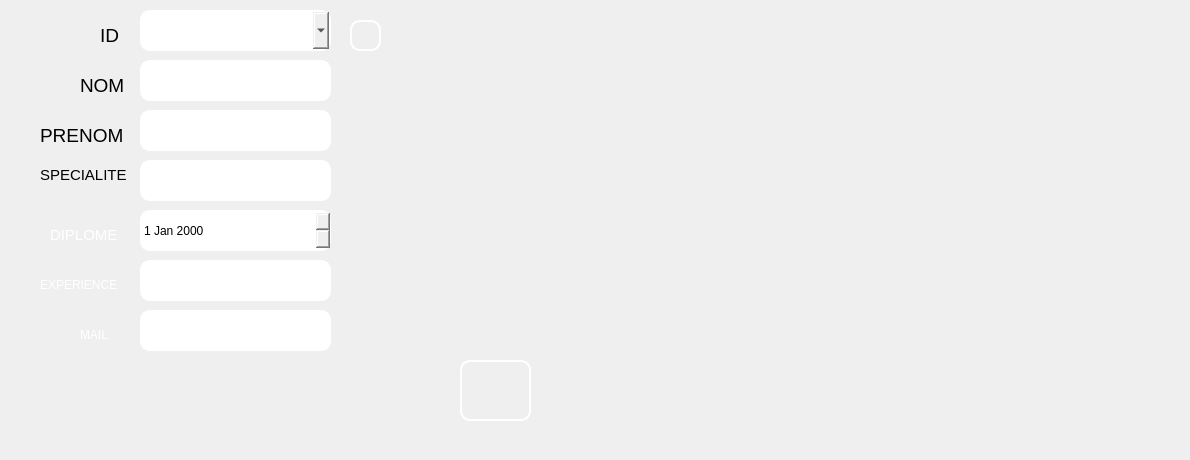
      <widget class="QWidget" name="tab_7">
       <attribute name="title">
        <string>Ajouter</string>
       </attribute>
       <widget class="QLineEdit" name="lineEdit_exp">
        <property name="geometry">
         <rect>
          <x>140</x>
          <y>260</y>
          <width>191</width>
          <height>41</height>
         </rect>
        </property>
        <property name="styleSheet">
         <string notr="true">border-style: solid;
border-color: white;
border-width: 2px;
border-radius: 10px;</string>
        </property>
       </widget>
       <widget class="QLineEdit" name="lineEdit_prenomv">
        <property name="geometry">
         <rect>
          <x>140</x>
          <y>110</y>
          <width>191</width>
          <height>41</height>
         </rect>
        </property>
        <property name="styleSheet">
         <string notr="true">border-style: solid;
border-color: white;
border-width: 2px;
border-radius: 10px;</string>
        </property>
       </widget>
       <widget class="QLineEdit" name="lineEdit_nomv">
        <property name="geometry">
         <rect>
          <x>140</x>
          <y>60</y>
          <width>191</width>
          <height>41</height>
         </rect>
        </property>
        <property name="styleSheet">
         <string notr="true">border-style: solid;
border-color: white;
border-width: 2px;
border-radius: 10px;</string>
        </property>
       </widget>
       <widget class="QPushButton" name="pb_ajouter_veterinaire">
        <property name="geometry">
         <rect>
          <x>460</x>
          <y>360</y>
          <width>71</width>
          <height>61</height>
         </rect>
        </property>
        <property name="styleSheet">
         <string notr="true">border-style: solid;
border-color: white;
border-width: 2px;
border-radius: 10px;
color: rgb(255, 255, 255);
background-image: url(:/img/img/images.png);
</string>
        </property>
        <property name="text">
         <string/>
        </property>
       </widget>
       <widget class="QDateEdit" name="lineEdit_diplome">
        <property name="geometry">
         <rect>
          <x>140</x>
          <y>210</y>
          <width>191</width>
          <height>41</height>
         </rect>
        </property>
        <property name="styleSheet">
         <string notr="true">border-style: solid;
border-color: white;
border-width: 2px;
border-radius: 10px;</string>
        </property>
       </widget>
       <widget class="QLineEdit" name="lineEdit_specialite">
        <property name="geometry">
         <rect>
          <x>140</x>
          <y>160</y>
          <width>191</width>
          <height>41</height>
         </rect>
        </property>
        <property name="styleSheet">
         <string notr="true">border-style: solid;
border-color: white;
border-width: 2px;
border-radius: 10px;</string>
        </property>
       </widget>
       <widget class="QComboBox" name="comboBox">
        <property name="geometry">
         <rect>
          <x>140</x>
          <y>10</y>
          <width>191</width>
          <height>41</height>
         </rect>
        </property>
        <property name="styleSheet">
         <string notr="true">border-style: solid;
border-color: white;
border-width: 2px;
border-radius: 10px;</string>
        </property>
       </widget>
       <widget class="QPushButton" name="pb_confirmer">
        <property name="geometry">
         <rect>
          <x>350</x>
          <y>20</y>
          <width>31</width>
          <height>31</height>
         </rect>
        </property>
        <property name="styleSheet">
         <string notr="true">border-style: solid;
background-image: url(:/img/img/GreenCheck.jpg);
border-color: white;
border-width: 2px;
border-radius: 10px;
color: rgb(255, 255, 255);</string>
        </property>
        <property name="text">
         <string/>
        </property>
       </widget>
       <widget class="QLineEdit" name="lineEdit_mailv">
        <property name="geometry">
         <rect>
          <x>140</x>
          <y>310</y>
          <width>191</width>
          <height>41</height>
         </rect>
        </property>
        <property name="styleSheet">
         <string notr="true">border-style: solid;
border-color: white;
border-width: 2px;
border-radius: 10px;</string>
        </property>
       </widget>
       <widget class="QLabel" name="label_37">
        <property name="enabled">
         <bool>false</bool>
        </property>
        <property name="geometry">
         <rect>
          <x>100</x>
          <y>20</y>
          <width>31</width>
          <height>31</height>
         </rect>
        </property>
        <property name="maximumSize">
         <size>
          <width>94</width>
          <height>76</height>
         </size>
        </property>
        <property name="font">
         <font>
          <family>MS Shell Dlg 2</family>
          <pointsize>11</pointsize>
          <weight>50</weight>
          <italic>false</italic>
          <bold>false</bold>
         </font>
        </property>
        <property name="toolTip">
         <string>&lt;html&gt;&lt;head/&gt;&lt;body&gt;&lt;p&gt;ID&lt;/p&gt;&lt;/body&gt;&lt;/html&gt;</string>
        </property>
        <property name="styleSheet">
         <string notr="true">background-image: url(:/img/img/585e4adacb11b227491c3392.png);

color: rgb(0, 0, 0);
</string>
        </property>
        <property name="text">
         <string>&lt;html&gt;&lt;head/&gt;&lt;body&gt;&lt;p&gt;&lt;span style=&quot; font-size:14pt;&quot;&gt;ID&lt;/span&gt;&lt;/p&gt;&lt;/body&gt;&lt;/html&gt;</string>
        </property>
        <property name="wordWrap">
         <bool>false</bool>
        </property>
       </widget>
       <widget class="QLabel" name="label_53">
        <property name="enabled">
         <bool>false</bool>
        </property>
        <property name="geometry">
         <rect>
          <x>40</x>
          <y>160</y>
          <width>94</width>
          <height>31</height>
         </rect>
        </property>
        <property name="maximumSize">
         <size>
          <width>94</width>
          <height>76</height>
         </size>
        </property>
        <property name="font">
         <font>
          <family>MS Shell Dlg 2</family>
          <pointsize>11</pointsize>
          <weight>50</weight>
          <italic>false</italic>
          <bold>false</bold>
         </font>
        </property>
        <property name="toolTip">
         <string>&lt;html&gt;&lt;head/&gt;&lt;body&gt;&lt;p&gt;ID&lt;/p&gt;&lt;/body&gt;&lt;/html&gt;</string>
        </property>
        <property name="styleSheet">
         <string notr="true">background-image: url(:/img/img/585e4adacb11b227491c3392.png);

color: rgb(0, 0, 0);
</string>
        </property>
        <property name="text">
         <string>&lt;html&gt;&lt;head/&gt;&lt;body&gt;&lt;p&gt;SPECIALITE&lt;/p&gt;&lt;/body&gt;&lt;/html&gt;</string>
        </property>
        <property name="wordWrap">
         <bool>false</bool>
        </property>
       </widget>
       <widget class="QLabel" name="label_52">
        <property name="enabled">
         <bool>false</bool>
        </property>
        <property name="geometry">
         <rect>
          <x>80</x>
          <y>70</y>
          <width>51</width>
          <height>31</height>
         </rect>
        </property>
        <property name="maximumSize">
         <size>
          <width>94</width>
          <height>76</height>
         </size>
        </property>
        <property name="font">
         <font>
          <family>MS Shell Dlg 2</family>
          <pointsize>11</pointsize>
          <weight>50</weight>
          <italic>false</italic>
          <bold>false</bold>
         </font>
        </property>
        <property name="toolTip">
         <string>&lt;html&gt;&lt;head/&gt;&lt;body&gt;&lt;p&gt;ID&lt;/p&gt;&lt;/body&gt;&lt;/html&gt;</string>
        </property>
        <property name="styleSheet">
         <string notr="true">background-image: url(:/img/img/585e4adacb11b227491c3392.png);

color: rgb(0, 0, 0);
</string>
        </property>
        <property name="text">
         <string>&lt;html&gt;&lt;head/&gt;&lt;body&gt;&lt;p&gt;&lt;span style=&quot; font-size:14pt;&quot;&gt;NOM&lt;/span&gt;&lt;/p&gt;&lt;/body&gt;&lt;/html&gt;</string>
        </property>
        <property name="wordWrap">
         <bool>false</bool>
        </property>
       </widget>
       <widget class="QLabel" name="label_51">
        <property name="enabled">
         <bool>false</bool>
        </property>
        <property name="geometry">
         <rect>
          <x>50</x>
          <y>220</y>
          <width>81</width>
          <height>31</height>
         </rect>
        </property>
        <property name="maximumSize">
         <size>
          <width>94</width>
          <height>76</height>
         </size>
        </property>
        <property name="font">
         <font>
          <family>MS Shell Dlg 2</family>
          <pointsize>11</pointsize>
          <weight>50</weight>
          <italic>false</italic>
          <bold>false</bold>
         </font>
        </property>
        <property name="toolTip">
         <string>&lt;html&gt;&lt;head/&gt;&lt;body&gt;&lt;p&gt;ID&lt;/p&gt;&lt;/body&gt;&lt;/html&gt;</string>
        </property>
        <property name="styleSheet">
         <string notr="true">background-image: url(:/img/img/585e4adacb11b227491c3392.png);

color: rgb(255,255,255);
</string>
        </property>
        <property name="text">
         <string>&lt;html&gt;&lt;head/&gt;&lt;body&gt;&lt;p&gt;DIPLOME&lt;/p&gt;&lt;/body&gt;&lt;/html&gt;</string>
        </property>
        <property name="wordWrap">
         <bool>false</bool>
        </property>
       </widget>
       <widget class="QLabel" name="label_38">
        <property name="enabled">
         <bool>false</bool>
        </property>
        <property name="geometry">
         <rect>
          <x>40</x>
          <y>120</y>
          <width>91</width>
          <height>31</height>
         </rect>
        </property>
        <property name="maximumSize">
         <size>
          <width>94</width>
          <height>76</height>
         </size>
        </property>
        <property name="font">
         <font>
          <family>MS Shell Dlg 2</family>
          <pointsize>11</pointsize>
          <weight>50</weight>
          <italic>false</italic>
          <bold>false</bold>
         </font>
        </property>
        <property name="toolTip">
         <string>&lt;html&gt;&lt;head/&gt;&lt;body&gt;&lt;p&gt;ID&lt;/p&gt;&lt;/body&gt;&lt;/html&gt;</string>
        </property>
        <property name="styleSheet">
         <string notr="true">background-image: url(:/img/img/585e4adacb11b227491c3392.png);

color: rgb(0, 0, 0);
</string>
        </property>
        <property name="text">
         <string>&lt;html&gt;&lt;head/&gt;&lt;body&gt;&lt;p&gt;&lt;span style=&quot; font-size:14pt;&quot;&gt;PRENOM&lt;/span&gt;&lt;/p&gt;&lt;/body&gt;&lt;/html&gt;</string>
        </property>
        <property name="wordWrap">
         <bool>false</bool>
        </property>
       </widget>
       <widget class="QLabel" name="label_54">
        <property name="enabled">
         <bool>false</bool>
        </property>
        <property name="geometry">
         <rect>
          <x>40</x>
          <y>270</y>
          <width>94</width>
          <height>31</height>
         </rect>
        </property>
        <property name="maximumSize">
         <size>
          <width>94</width>
          <height>76</height>
         </size>
        </property>
        <property name="font">
         <font>
          <family>MS Shell Dlg 2</family>
          <pointsize>11</pointsize>
          <weight>50</weight>
          <italic>false</italic>
          <bold>false</bold>
         </font>
        </property>
        <property name="toolTip">
         <string>&lt;html&gt;&lt;head/&gt;&lt;body&gt;&lt;p&gt;ID&lt;/p&gt;&lt;/body&gt;&lt;/html&gt;</string>
        </property>
        <property name="styleSheet">
         <string notr="true">background-image: url(:/img/img/585e4adacb11b227491c3392.png);

color: rgb(255,255,255);
</string>
        </property>
        <property name="text">
         <string>&lt;html&gt;&lt;head/&gt;&lt;body&gt;&lt;p&gt;&lt;span style=&quot; font-size:9pt;&quot;&gt;EXPERIENCE&lt;/span&gt;&lt;/p&gt;&lt;/body&gt;&lt;/html&gt;</string>
        </property>
        <property name="wordWrap">
         <bool>false</bool>
        </property>
       </widget>
       <widget class="QLabel" name="label_55">
        <property name="enabled">
         <bool>false</bool>
        </property>
        <property name="geometry">
         <rect>
          <x>80</x>
          <y>320</y>
          <width>41</width>
          <height>31</height>
         </rect>
        </property>
        <property name="maximumSize">
         <size>
          <width>94</width>
          <height>76</height>
         </size>
        </property>
        <property name="font">
         <font>
          <family>MS Shell Dlg 2</family>
          <pointsize>11</pointsize>
          <weight>50</weight>
          <italic>false</italic>
          <bold>false</bold>
         </font>
        </property>
        <property name="toolTip">
         <string>&lt;html&gt;&lt;head/&gt;&lt;body&gt;&lt;p&gt;ID&lt;/p&gt;&lt;/body&gt;&lt;/html&gt;</string>
        </property>
        <property name="styleSheet">
         <string notr="true">background-image: url(:/img/img/585e4adacb11b227491c3392.png);

color: rgb(255,255,255);
</string>
        </property>
        <property name="text">
         <string>&lt;html&gt;&lt;head/&gt;&lt;body&gt;&lt;p&gt;&lt;span style=&quot; font-size:9pt;&quot;&gt;MAIL&lt;/span&gt;&lt;/p&gt;&lt;/body&gt;&lt;/html&gt;</string>
        </property>
        <property name="wordWrap">
         <bool>false</bool>
        </property>
       </widget>
       <widget class="QLabel" name="label_4">
        <property name="geometry">
         <rect>
          <x>810</x>
          <y>380</y>
          <width>371</width>
          <height>71</height>
         </rect>
        </property>
        <property name="styleSheet">
         <string notr="true">background-image: url(:/img/img/logo_original.png);</string>
        </property>
        <property name="text">
         <string/>
        </property>
       </widget>
       <widget class="QLabel" name="label_5">
        <property name="geometry">
         <rect>
          <x>1000</x>
          <y>310</y>
          <width>181</width>
          <height>71</height>
         </rect>
        </property>
        <property name="styleSheet">
         <string notr="true">background-image: url(:/img/img/PRESIDENT.png);</string>
        </property>
        <property name="text">
         <string/>
        </property>
       </widget>
       <widget class="QLabel" name="label_6">
        <property name="geometry">
         <rect>
          <x>810</x>
          <y>305</y>
          <width>181</width>
          <height>71</height>
         </rect>
        </property>
        <property name="styleSheet">
         <string notr="true">background-image: url(:/img/img/danone-logo-EE7DBAC3E9-seeklogo.com.png);</string>
        </property>
        <property name="text">
         <string/>
        </property>
       </widget>
      </widget>
